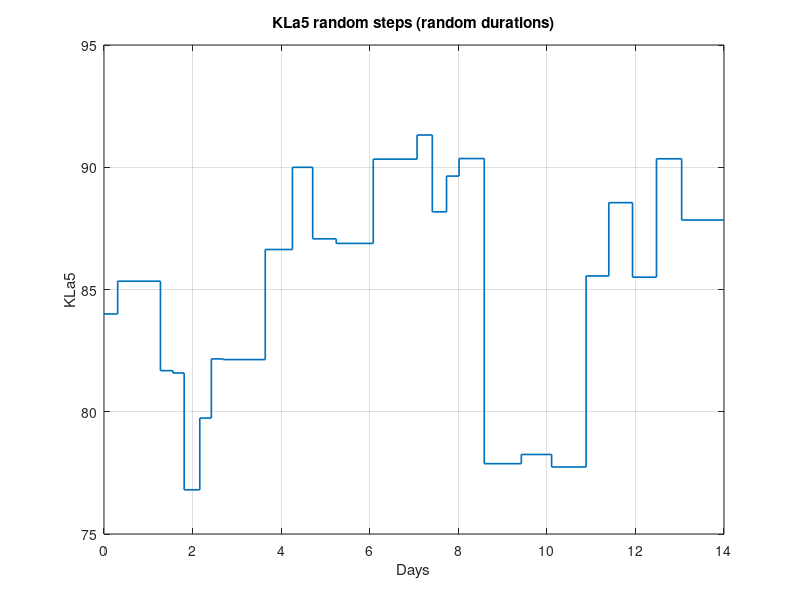
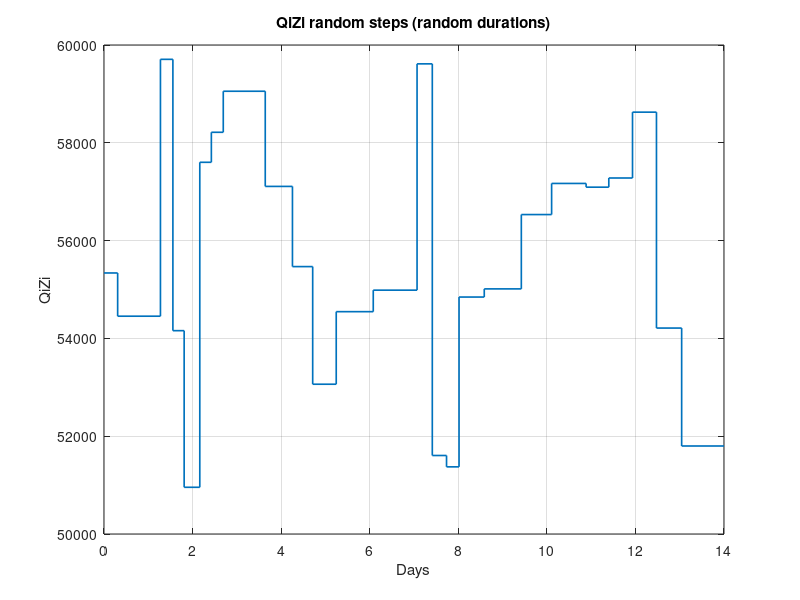
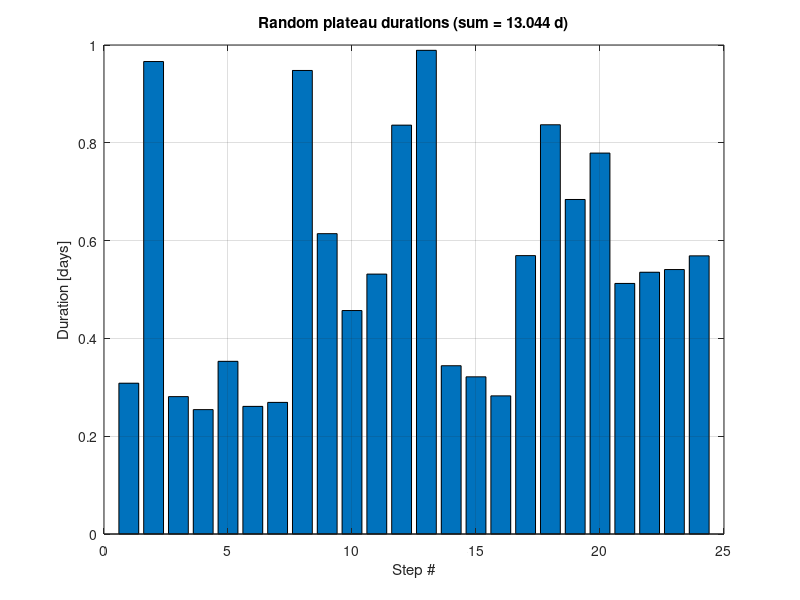

MATLAB code to generate these figures, in order:
%% ===== Simplified Random Steps Generator =====
% Generates random step heights and durations over a 14-day period
% Outputs: KLa5_step, QiZi_step (From Workspace, ZOH, time in DAYS)

%% --- User Settings ---
Tend_days = 14;              % Total simulation time (days)
Nsteps = 24;                 % Number of steps to generate

% Random duration settings (days)
min_dur = 0.2;               % Minimum duration per step
max_dur = 1.0;               % Maximum duration per step

% Random magnitude settings (relative to nominal, as fraction)
kla5_max_dev = 0.10;         % KLa5 varies ±10% from nominal
qizi_max_dev = 0.08;         % QiZi varies ±8% from nominal

% Nominal values
kla5_ss = 84;
qizi_ss = 55338;

% Reproducibility
rng_seed = [];               % [] = different random steps each run (for training data variety)
if ~isempty(rng_seed), rng(rng_seed); end

%% --- Generate Random Durations ---
% Random durations between min and max
dur = min_dur + (max_dur - min_dur) * rand(1, Nsteps);

% Calculate step start times (cumulative sum of durations)
% Start at time 0
time_days = [0; cumsum(dur(:))];

% If we exceed Tend_days, truncate and adjust last duration
if time_days(end) > Tend_days
    % Find how many steps fit
    idx = find(time_days <= Tend_days, 1, 'last');
    time_days = time_days(1:idx);
    time_days(end) = Tend_days;  % Set last time to Tend_days
    Nsteps = length(time_days) - 1;  % Update actual number of steps
else
    % Add final time point
    time_days = [time_days; Tend_days];
end

%% --- Generate Random Step Heights ---
% Random deviations from nominal (uniform distribution)
dK = kla5_max_dev * (2*rand(1, Nsteps) - 1);  % [-kla5_max_dev, +kla5_max_dev]
dQ = qizi_max_dev * (2*rand(1, Nsteps) - 1);  % [-qizi_max_dev, +qizi_max_dev]

% Calculate actual values
valK = kla5_ss * (1 + dK);   % KLa5 values for each step
valQ = qizi_ss * (1 + dQ);   % QiZi values for each step

% Add initial value at time 0 (nominal)
valK = [kla5_ss; valK(:)];
valQ = [qizi_ss; valQ(:)];

% Duplicate last value at final time (ZOH hold)
valK = [valK; valK(end)];
valQ = [valQ; valQ(end)];

%% --- Create Simulink Structures ---
KLa5_step.time               = time_days;
KLa5_step.signals.values     = valK;
KLa5_step.signals.dimensions = 1;

QiZi_step.time               = time_days;
QiZi_step.signals.values     = valQ;
QiZi_step.signals.dimensions = 1;

%% --- Plots ---
% KLa5 step plot
figure(21); clf
stairs(KLa5_step.time, KLa5_step.signals.values, 'LineWidth', 1.2); grid on
xlabel('Days'); ylabel('KLa5'); 
title('KLa5 random steps (random durations)');
xlim([0 Tend_days])

% QiZi step plot
figure(22); clf
stairs(QiZi_step.time, QiZi_step.signals.values, 'LineWidth', 1.2); grid on
xlabel('Days'); ylabel('QiZi'); 
title('QiZi random steps (random durations)');
xlim([0 Tend_days])

% Duration bar plot (show actual durations used)
if Nsteps > 0
    % Calculate actual durations from time_days (excluding final time point)
    actual_dur = diff(time_days(1:end-1));  % Differences between consecutive time points
    figure(23); clf
    bar(actual_dur); grid on
    xlabel('Step #'); ylabel('Duration [days]');
    title(sprintf('Random plateau durations (sum = %.3f d)', sum(actual_dur)));
end

